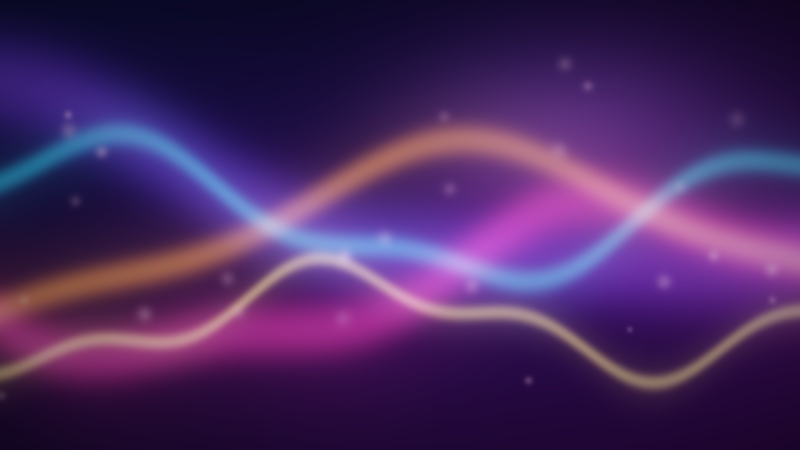
#> input picture chanakya/tryon/assets/screen_fallback.jpg, 1600 x 900 px (shown at 1/2 size)
$ python -i render.py   (imports and definitions only)
#> lines starting #> are read from the running program, lines starting #| are printed output that depends on the picture
#> further down, picture is the input picture: PIL image 1600x900 RGB; mean R, G, B 74, 41, 97
"""Product renders placed in the photo (spec 17.1.4–17.1.5). Geometry and light only.

Each product is drawn front-on in its own sprite (centimetre grid, supersampled) and warped onto the photo
with the homography of its front plane: true size, true perspective and true depth (a washer's front stands
56 cm proud of the wall). Visible side/top faces and shadows on the wall and floor come from the camera pose
recovered from the wall. Realism comes from the photo itself — the wall's colour and brightness light the
frame, tint the screen and set the shadows; the photo's blur and grain are matched so nothing looks pasted."""

from __future__ import annotations

from dataclasses import dataclass
from functools import lru_cache
from pathlib import Path

import numpy as np
from PIL import Image, ImageDraw, ImageFilter

from chanakya.tryon import geometry
from chanakya.tryon.geometry import Pose, Wall, cross2
from chanakya.tryon.place import SAFFRON, STAND_GAP_CM, Placed
from chanakya.tryon.read_room import PxBox, Room

SCREEN_PATH = Path(__file__).resolve().parent.parent / "render" / "static" / "img" / "screen_bright.jpg"
FALLBACK_SCREEN = Path(__file__).resolve().parent / "assets" / "screen_fallback.jpg"
SS = 2  # supersampling factor for warps and vector overlays
# Largest supersampled sprite canvas (px). Building a sprite holds ~a dozen float layers of its size, so a big TV
# drawn at full 2× was ~120 MB on a 512 MB instance; at this cap it is still ~2× its on-screen size.
MAX_SPRITE_PX = 900_000
LUMA = np.array([0.299, 0.587, 0.114], dtype=np.float32)


# ---------------------------------------------------------------- light


@dataclass
class Light:
    rgb: np.ndarray  # median wall colour around the product, 0-255
    lum: float  # its luminance, 0-255
    noise: float  # photo grain (sigma, grey levels)
    side: float  # -1 light from the left … +1 light from the right
    level: str = "moderate"  # sunny | moderate | dim (read hint, else from luminance)
    blur: float = 0.6  # photo softness: equivalent Gaussian sigma in px


# edge-detail ratio |I - G1(I)| / |I - G2(I)| on strong edges → equivalent blur sigma (calibrated on renders
# with known blur; the ratio falls monotonically as the photo gets softer)
_SHARP_RATIO = np.array([0.20, 0.30, 0.34, 0.43, 0.56, 0.61, 0.66])
_SHARP_SIGMA = np.array([3.06, 2.1, 1.6, 1.17, 0.8, 0.6, 0.5])
RENDER_SIGMA = 0.35  # the supersampled render's own edge softness


def photo_blur(gray_img: Image.Image) -> float:
    """Equivalent Gaussian blur of the photo, from how much fine detail its strongest edges keep."""
    a = np.asarray(gray_img, dtype=np.float32)
    if a.shape[0] < 16 or a.shape[1] < 16:
        return 0.6
    b1 = np.asarray(gray_img.filter(ImageFilter.GaussianBlur(1.0)), dtype=np.float32)
    b2 = np.asarray(gray_img.filter(ImageFilter.GaussianBlur(2.0)), dtype=np.float32)
    grad = np.hypot(np.abs(np.diff(a, axis=1))[:-1, :], np.abs(np.diff(a, axis=0))[:, :-1])
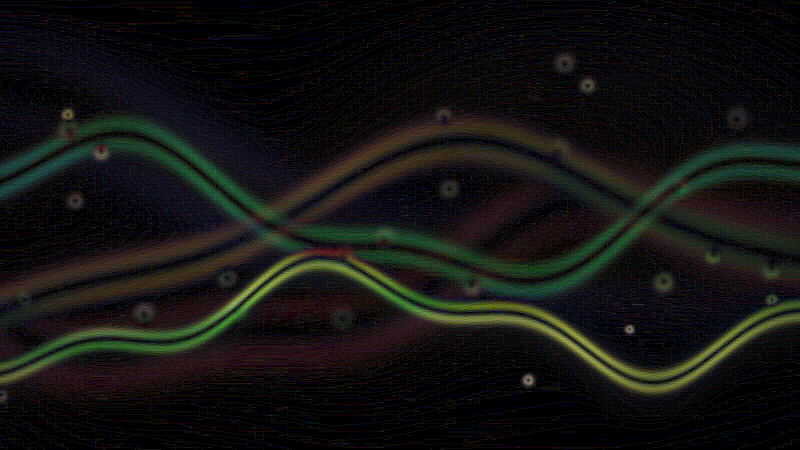
#> grad: shape (899, 1599, 3) float32 (shown at 1/2 size); mean R, G, B 0.86, 0.861, 0.774; drawn with min black and max white
    m = grad >= max(float(np.percentile(grad, 98)), 12.0)
#> m: shape (899, 1599, 3) bool; every value is 0
    if m.sum() < 200:
        return 0.6
    e1 = float(np.abs(a - b1)[:-1, :-1][m].mean())
    e2 = float(np.abs(a - b2)[:-1, :-1][m].mean())
    return float(np.interp(e1 / max(e2, 1e-6), _SHARP_RATIO, _SHARP_SIGMA))


# [112 lines left out: functions _ring_mask, sample_light, make_wallpaper, screen_source, _cover, _rrect, not called in this run]


def _ellipse(xx, yy, cx, cy, rx, ry, k) -> np.ndarray:
    d = (np.hypot((xx - cx) / rx, (yy - cy) / ry) - 1.0) * min(rx, ry)
    return np.clip(0.5 - d * k, 0.0, 1.0).astype(np.float32)


# [5 lines left out: function _blur, not called in this run]


@dataclass
class Sprite:
    body: Image.Image  # RGBA product
    shadow: Image.Image  # RGBA (black, alpha) cast on the wall/floor
    k: float  # px per cm
    margin: float  # cm of canvas left/above the product's top-left corner
    edge_rgb: np.ndarray | None = None  # the real product's edge colour (photo sprites): for its drawn side faces


# [17 lines left out: functions _canvas, _shadow, not called in this run]


def _rgba(rgb: np.ndarray, alpha: np.ndarray) -> Image.Image:
    a = np.dstack([np.clip(rgb, 0, 255), np.clip(alpha * 255, 0, 255)]).astype(np.uint8)
    return Image.fromarray(a, "RGBA")


def _shadow_img(alpha: np.ndarray, tint: np.ndarray) -> Image.Image:
    col = np.broadcast_to((tint * 0.18).astype(np.float32), alpha.shape + (3,))
    return _rgba(col, alpha)


# ---------------------------------------------------------------- TV


# [65 lines left out: function tv_sprite, not called in this run]


# ---------------------------------------------------------------- the real product, from its photo

SHADOW = {  # (strength, spread, drop, corner radius) as functions of the product size in cm
    "tv": lambda w, h: (1.0, 0.035 * w, 0.03 * h + 0.8, max(0.3, 0.0035 * w)),
    "tv_stand": lambda w, h: (0.55, 0.07 * w, 0.06 * h + 2, max(0.3, 0.0035 * w)),
    "ac": lambda w, h: (0.75, 0.05 * w, 0.05 * h + 1.0, 0.14 * h),
    "wm": lambda w, h: (0.6, 0.06 * w, 0.02 * h, 0.03 * w),
    "fridge": lambda w, h: (0.6, 0.05 * w, 0.015 * h, 0.03 * w),
}


# [538 lines left out: functions _lit_screen, photo_sprite, _appliance_white, ac_sprite, wm_sprite, fridge_sprite and 15 more, not called in this run]

>>> from PIL import Image
>>> picture = Image.open('assets/screen_fallback.jpg')
>>> result = photo_blur(picture)
#> result = 0.6
